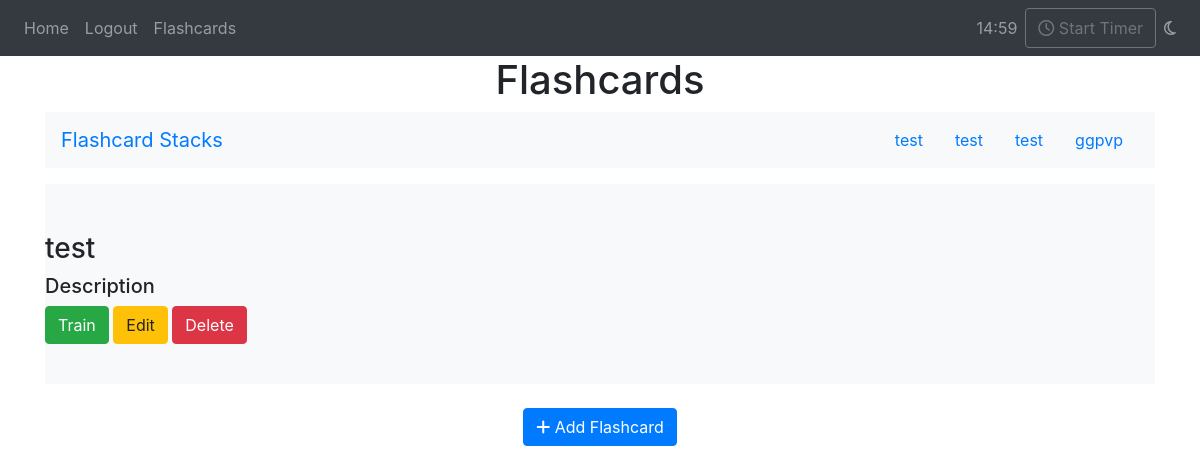
The app's page /flashcards (signed in) with its own data.
### website/models.py (models this page shows)
class FlashcardStack(db.Model):
    id = db.Column(db.Integer, primary_key=True)
    title = db.Column(db.String(100), nullable=False)
    user_id = db.Column(db.Integer, db.ForeignKey("user.id"))
    flashcards = db.relationship("Flashcard", backref="stack", lazy=True)

### website/views.py (the view)
@views.route("/flashcards", methods=["GET", "POST"])
@login_required
def flashcards():
    return render_template("flashcards.html", user=current_user)

### website/__init__.py (called while the page is built)
def create_app():
    app = Flask(__name__)
    app.config["SECRET_KEY"] = "hafswasd"
    app.config["SQLALCHEMY_DATABASE_URI"] = f"sqlite:///{DB_NAME}"
    db.init_app(app)
    from .views import views
    from .auth import auth
    app.register_blueprint(views, url_prefix="/")
    app.register_blueprint(auth, url_prefix="/")
    from .models import User, Note
    create_database(app)
    login_manager = LoginManager()
    login_manager.login_view = "auth.login"
    login_manager.init_app(app)
    @login_manager.user_loader
    def load_user(id):
        return User.query.get(int(id))
    return app

### website/templates/flashcards.html
{% extends "base.html" %} {% block title %} Flashcards {% endblock %} {% block
content %}
<h1 align="center">Flashcards</h1>
<nav id="navbar-example2" class="navbar bg-light px-3 mb-3">
  <a class="navbar-brand" href="#">Flashcard Stacks</a>
  <ul class="nav nav-pills">
    {% for stack in user.flashcard_stacks %}
    <li class="nav-item">
      <a class="nav-link" href="#stack{{ stack.id }}">{{ stack.title }}</a>
    </li>
    {% endfor %}
  </ul>
</nav>
<div
  data-bs-spy="scroll"
  data-bs-target="#navbar-example2"
  data-bs-offset="0"
  class="scrollspy-example bg-light rounded-2"
  style="height: 200px; overflow-y: auto"
>
  {% for stack in user.flashcard_stacks %}
  <div id="stack{{ stack.id }}" class="py-5">
    <h3>{{ stack.title }}</h4>
    <ul class="list-group list-group-flush">
      <h5>Description</h5>
      <div class="d-grid gap-2 d-md-block">
        <a href="/train?stackId={{ stack.id }}" class="btn btn-success" role="button">Train</a>
        <a href="/editcards?stackId={{ stack.id }}" class="btn btn-warning" role="button">Edit</a>
        <a href="/deletecards" class="btn btn-danger" role="button">Delete</a>
    </div>
    </ul>
  </div>
  {% endfor %}
</div>
<div class="text-center mt-4">
  <a href="/createflashcards" class="btn btn-primary">
    <i class="fa fa-plus"></i> Add Flashcard
  </a>
</div>
{% endblock %} {% block scripts %} {% endblock %}

### website/templates/base.html (style rules this page uses)
:root { --bg-dark: #50596c; --bg-darker: #5f6469; --bg-darkest: #343a40; --bg-answer: #333; --text-light: #d3d3d3; --border-color: #707070; }

### records on screen
FlashcardStack: title "test"
FlashcardStack: title "test"
FlashcardStack: title "test"
FlashcardStack: title "ggpvp"
